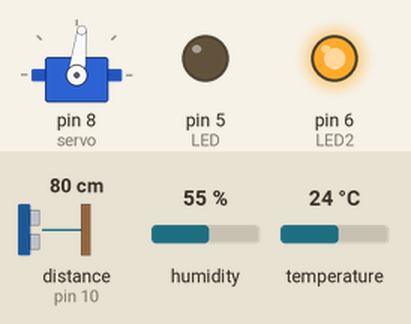
This sketch was run on a simulated Arduino Uno, built with avr-gcc and run on an emulated ATmega328P. On the bench: servo, output pins drawn as LEDs (lit = HIGH). Wiring (inferred from the names in the program): ultrasonic range finder: trigger pin 9; echo pin 10. Inputs (shaded band) come from the test bench; at power-on: distance to the obstacle (sensor on pin 10) 80 cm, humidity 55 %, temperature 24 °C. The echo pulse lasts 58.3 µs per cm; pins used as bus, display or sensor lines are not drawn; what the sketch prints to the serial monitor is not drawn.

Above: at 2.6 s.
2.7 s: distance to the obstacle (sensor on pin 10) set to 13 cm
At 3.51 s:
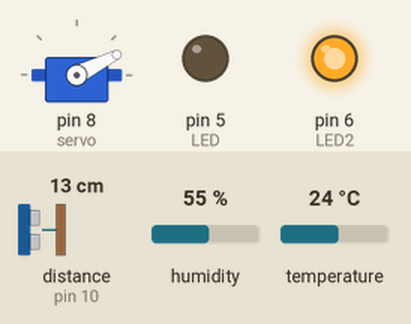
11.5 s: distance to the obstacle (sensor on pin 10) set to 10 cm
At 13.4 s:
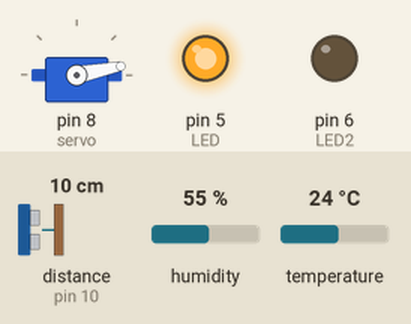
Timing chart, 0 to 14.9 s (numbered marks = the images above; inputs shaded):
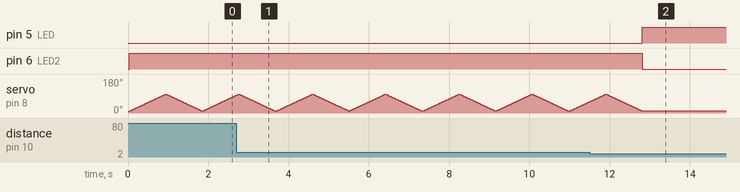

Measured:
- the behaviour switches between 12 and 11 cm on distance to the obstacle (sensor on pin 10) (found by bisection; images 1 and 2)
- after the input at 11.5 s, pin 5 (LED): LOW → HIGH after 1.3 s; pin 6 (LED2): HIGH → LOW after 1.3 s; servo on pin 8 (servo): goes on until 12.8 s, then stays 11°

The sketch:

SMART_WATER_COOLER.ino
```cpp
#include <Servo.h>
#include <DHT.h>
int DHTPIN=12;
#define DHTTYPE DHT11
DHT dht(DHTPIN, DHTTYPE);
Servo servo;
int angle = 10;
const int trigPin = 9;
const int echoPin = 10;
int LED=5;
int LED2=6;


long duration;
int distance;
void open()
 {
    digitalWrite(LED2,HIGH);
    digitalWrite(LED,LOW);
    for(angle = 10; angle < 100; angle++)
  {
    servo.write(angle);
    delay(10);
  }
  for(angle; angle > 10; angle--)
  {
    servo.write(angle);
    delay(10);
  }
 }


void setup() {
pinMode(trigPin, OUTPUT);
pinMode(echoPin, INPUT);
pinMode(LED,OUTPUT);
pinMode(LED2,OUTPUT);
pinMode(DHTPIN,INPUT);
Serial.begin(9600);
dht.begin();
servo.attach(8);
servo.write(angle);
}
void close()
 {
    digitalWrite(LED,HIGH);
    digitalWrite(LED2,LOW);
 }
void loop() {

digitalWrite(trigPin, LOW);
delayMicroseconds(2);

digitalWrite(trigPin, HIGH);
delayMicroseconds(10);
digitalWrite(trigPin, LOW);

duration = pulseIn(echoPin, HIGH);

distance= duration*0.034/2;
float h=dht.readHumidity();
Serial.println(distance);
if(distance<=10 || h<5)
  close();
else if (distance>10)
  open();
}
```
